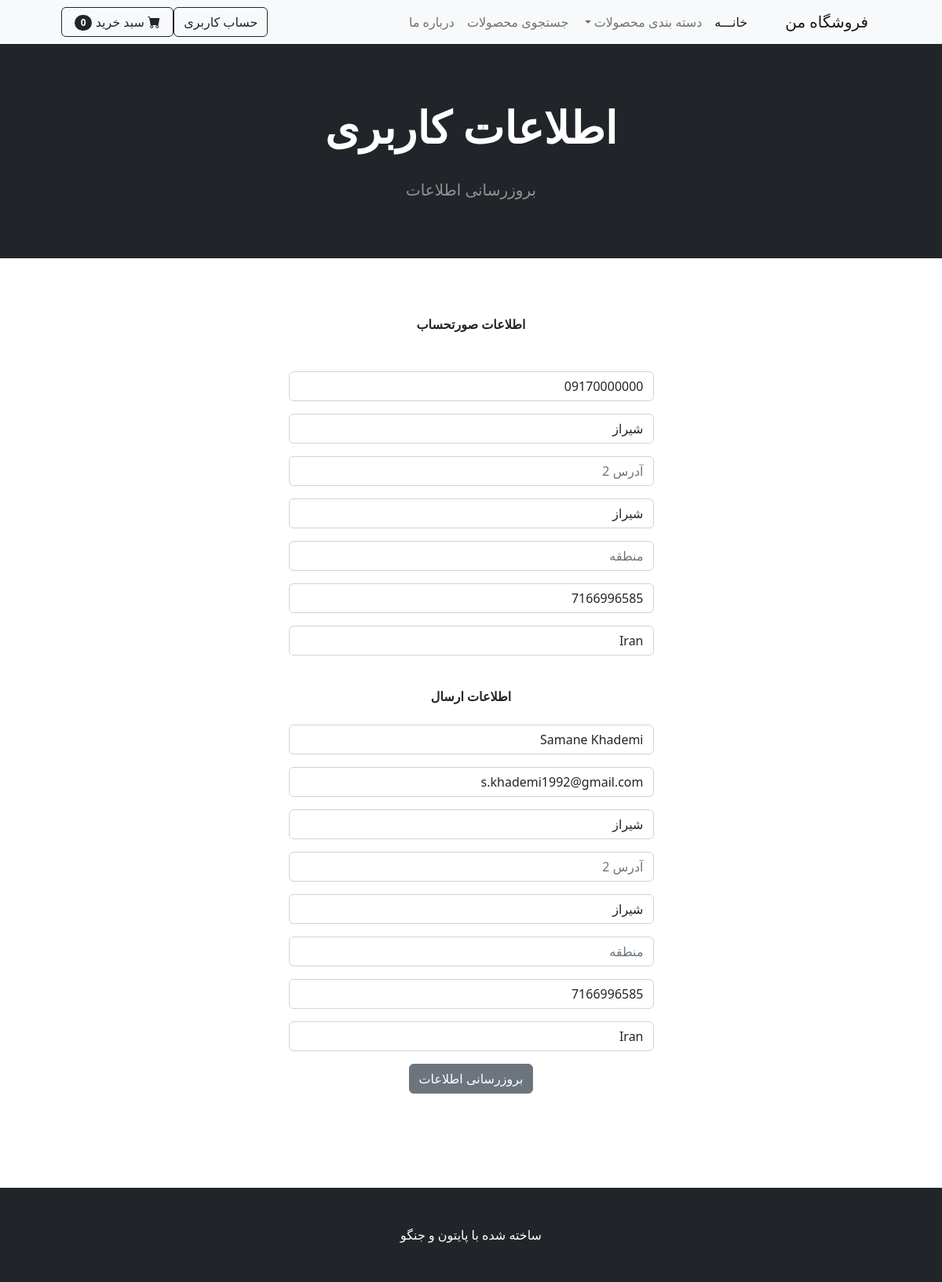
The page /update_info/ (signed in) on the database its author committed.
### store/models.py (models this page shows, shortened)
class Profile(models.Model):
    user = models.OneToOneField(User, on_delete=models.CASCADE)
    date_modified = models.DateTimeField(User, auto_now=True)
    phone = models.CharField(max_length=20, blank=True)
    address1 = models.CharField(max_length=200, blank=True)
    address2 = models.CharField(max_length=200, blank=True)
    city = models.CharField(max_length=200, blank=True)
    state = models.CharField(max_length=200, blank=True)
    zipcode = models.CharField(max_length=200, blank=True)
    country = models.CharField(max_length=200, blank=True)
    old_cart = models.CharField(max_length=200, blank=True, null=True)

### payment/models.py (models this page shows, shortened)
class ShippingAddress(models.Model):
    user = models.ForeignKey(User, on_delete=models.CASCADE, null=True, blank=True)
    shipping_full_name = models.CharField(max_length=255)
    shipping_email = models.CharField(max_length=255)
    shipping_address1 = models.CharField(max_length=255)
    shipping_address2 = models.CharField(max_length=255, null=True, blank=True)
    shipping_city = models.CharField(max_length=255)
    shipping_state = models.CharField(max_length=255, null=True, blank=True)
    shipping_zipcode = models.CharField(max_length=255, null=True, blank=True)
    shipping_country = models.CharField(max_length=255)
    class Meta:
        verbose_name_plural = "Shipping Address"

### store/views.py (the view)
# urls.py: path('update_info/', views.update_info, name='update_info'),
def update_info(request):
    if request.user.is_authenticated:
        current_user = Profile.objects.get(user__id=request.user.id)
        shipping_user = ShippingAddress.objects.get(user__id=request.user.id)
        form = UserInfoForm(request.POST or None, instance=current_user)
        shipping_form = ShippingForm(request.POST or None, instance=shipping_user)
        if form.is_valid() or shipping_form.is_valid():
            form.save()
            shipping_form.save()
            messages.success(request, 'اطلاعات شما بروز شد.')
            return redirect('home')
        return render(request, 'update_info.html', {"form": form, "shipping_form": shipping_form})
    else:
        messages.success(request, 'برای دسترسی به صفحه موردنظر ابتدا وارد صفحه کاربری خود شوید.')
        return redirect('home')

### store/forms.py
class UserInfoForm(forms.ModelForm):
    phone = forms.CharField(label='', widget=forms.TextInput(attrs={'class': 'form-control', 'placeholder': 'تلفن'}), required=False)
    address1 = forms.CharField(label='', widget=forms.TextInput(attrs={'class': 'form-control', 'placeholder': 'آدرس 1'}), required=False)
    address2 = forms.CharField(label='', widget=forms.TextInput(attrs={'class': 'form-control', 'placeholder': 'آدرس 2'}), required=False)
    city = forms.CharField(label='', widget=forms.TextInput(attrs={'class': 'form-control', 'placeholder': 'شهر'}), required=False)
    state = forms.CharField(label='', widget=forms.TextInput(attrs={'class': 'form-control', 'placeholder': 'منطقه'}), required=False)
    zipcode = forms.CharField(label='', widget=forms.TextInput(attrs={'class': 'form-control', 'placeholder': 'کدپستی'}), required=False)
    country = forms.CharField(label='', widget=forms.TextInput(attrs={'class': 'form-control', 'placeholder': 'کشور'}), required=False)
    class Meta:
        model = Profile
        fields = ('phone', 'address1', 'address2', 'city', 'state', 'zipcode', 'country')

### cart/cart.py (called while the page is built)
    def __len__(self):
        return len(self.cart)

### cart/context_processors.py (called while the page is built)
def cart(request):
    return {'cart': Cart(request)}

### store/templates/update_info.html (shortened to what this page needs)
{% extends 'base.html' %}
{% block content %}
    <header class="bg-dark py-5">
        <div class="container px-4 px-lg-5 my-4">
            <div class="text-center text-white">
                <h1 class="display-4 fw-bolder">اطلاعات کاربری</h1>
                <br>
                <p class="lead fw-normal text-white-50 mb-0">بروزرسانی اطلاعات</p>
            </div>
        </div>
    </header>
    <div class="container">
        <div class="row">
            <center>
                <div class="col-5">
                    <br><br><br>
                    <strong>اطلاعات صورتحساب</strong>
                    <br><br><br>
                    <form method="post" action="{% url 'update_info' %}">
                        {{ form.as_p }}
                        <br>
                        <strong>اطلاعات ارسال</strong>
                        <br><br>
                        {{ shipping_form.as_p }}
                        <button type="submit" class="btn btn-secondary">بروزرسانی اطلاعات</button>
                    </form>
                    <br>
                    <br><br><br><br>
                </div>
            </center>
        </div>
    </div>
{% endblock %}

### rows shown on the page
Profile: phone "09170000000", address1 "شیراز", city "شیراز", zipcode "7166996585", country "Iran"
ShippingAddress: shipping_full_name "Samane Khademi", shipping_email "s.khademi1992@gmail.com", shipping_address1 "شیراز", shipping_city "شیراز", shipping_zipcode "7166996585", shipping_country "Iran"

### other values the page prints
{{ cart|length }} "0"
